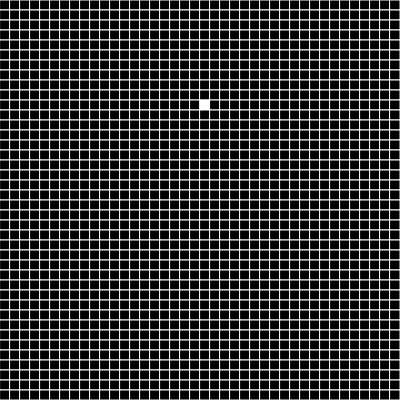
Frame 1 (no input)
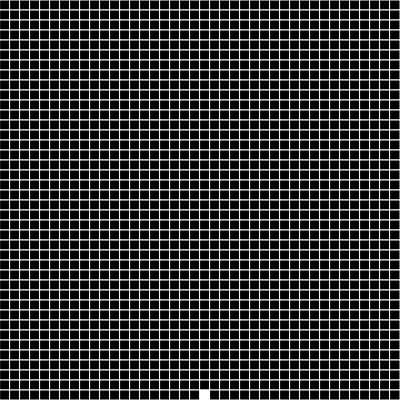
Frame 60 (no input)
Frame 120 (the mouse pressed at the canvas centre since frame 60): identical to frame 60, image omitted

The p5.js sketch that drew these frames (run headless with seeded random() and noise() and a simulated clock; from frame 60 on, the mouse is pressed at the canvas centre):

// p5.js sketch
// ── sketch.js
//https://youtu.be/L4u7Zy_b868?si=AcHqzJdvqbAq6RVX&t=696

function make2DArray(cols, rows){
  let arr = new Array(cols);
  for (let i = 0; i < arr.length; i++){
    arr[i] = new Array(rows);
    for (let j = 0; j < arr[i].length; j++) {
      arr[i][j] = 0;
      
    }
  }
  return arr;
}

let grid;
let  w = 10;
let cols, rows;

function setup() {
  createCanvas(400, 400);
  console.clear();
  cols = width / w;
  rows = height / w;
  grid = make2DArray(cols, rows);

  for (let i = 0; i < cols; i++) {
    for (let j = 0; j < rows; j++) {
        grid[i][j] = 0;
    }
  }

  grid[20][10] = 1;

}

function mouseDragged(){
  let col = floor(mouseX / w);
  let row = floor(mouseY / w);
  grid[col][row] = 1;
}

function draw() {
  background(0);
  for (let i = 0; i < cols; i++) {
    for (let j = 0; j < rows; j++) {
        stroke(255);
        fill(grid[i][j] * 255);
        let x = i * w;
        let y = j * w;
        square(x,y,w);
    }
  }

  let nextGrid = make2DArray(cols,rows);
  for (let i = 0; i < cols; i++) {
    for (let j = 0; j < rows; j++) {
      let state = grid[i][j];
      if (state ===  1){
        let below = grid[i][j+1];

        let belowR = grid[i+1][j +1];
        let belowL = grid[i-1][j +1];
        if(below === 0){
          nextGrid[i][j] = 0;
          nextGrid[i][j+1] = 1;
        } else if(belowR === 0 ){
          nextGrid[i + 1][j] = 1;
        } else if(belowL === 0 ){
          nextGrid[i - 1][j] = 1;
        } else {
          nextGrid[i][j] = 1;
        }
      }
    }
  }
  grid = nextGrid;

}
